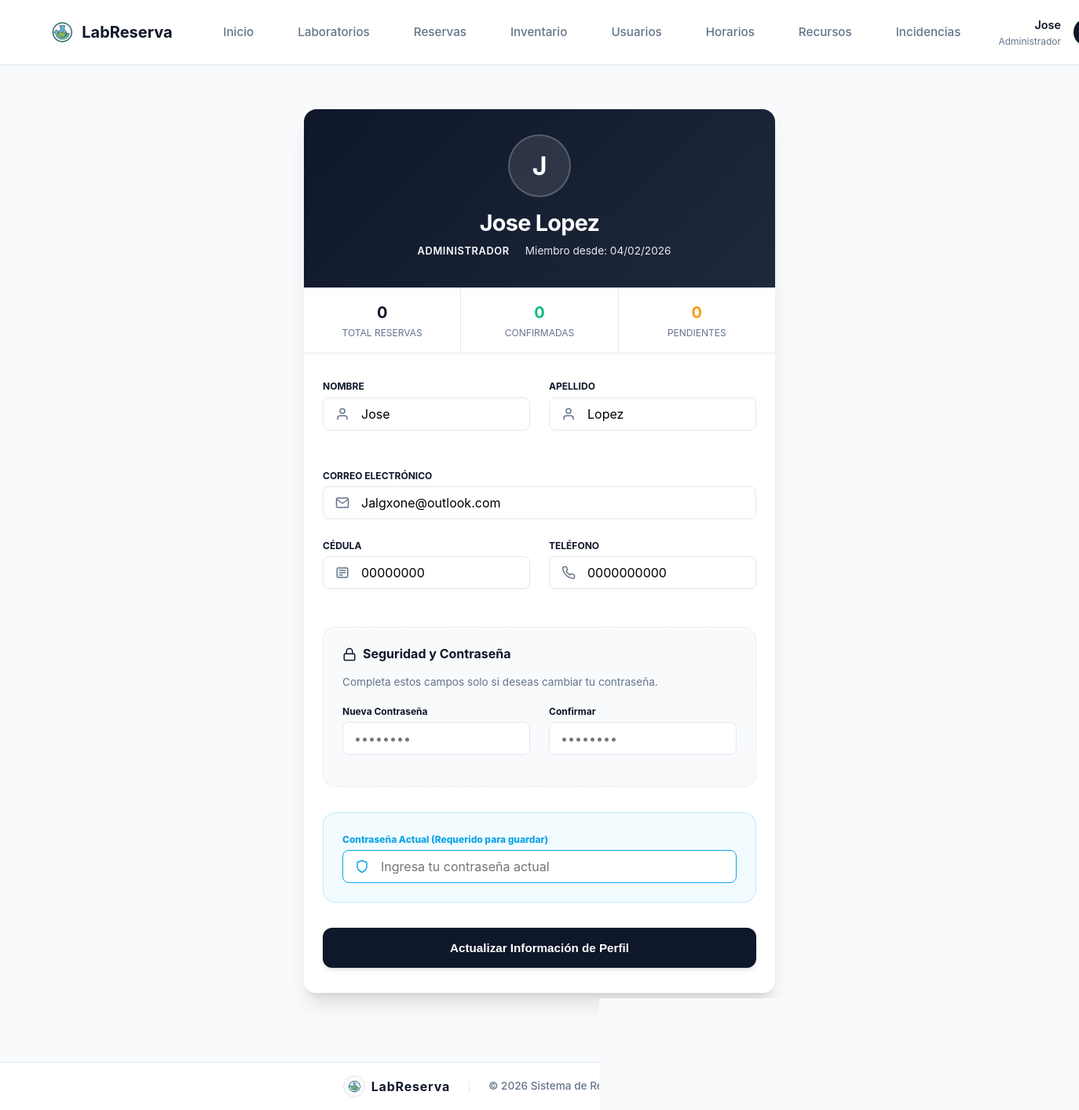
Screenshot of /auth/profile (signed in) with the database file from the repository.
### tables this page shows
CREATE TABLE `usuarios` (
  `id_usuario` int(11) NOT NULL,
  `nombre_completo` varchar(100) NOT NULL,
  `apellido` varchar(100) NOT NULL,
  `cedula_identidad` varchar(50) NOT NULL,
  `telefono` varchar(50) NOT NULL,
  `email` varchar(100) NOT NULL,
  `password_hash` varchar(255) NOT NULL,
  `id_rol` int(11) NOT NULL,
  `estado` enum('pendiente','activo','inactivo') NOT NULL DEFAULT 'pendiente',
  `reset_token` varchar(255) DEFAULT NULL,
  `reset_expires` datetime DEFAULT NULL,
  `fecha_registro` datetime DEFAULT current_timestamp()
);

### app/Controllers/AuthController.php (called while the page is built, shortened)
<?php
class AuthController extends Controller
{
    public function profile()
    {
        $userModel = $this->model('Usuario');
        $userData = $userModel->getById($_SESSION['user']['id']);
        $stats = $userModel->getStats($_SESSION['user']['id']);
        $this->view('auth/profile', [
            'user' => $userData,
            'stats' => $stats
        ]);
    }
}

### core/App.php (called while the page is built, shortened)
<?php
class App
{
    protected $controller = 'AuthController';
    protected $method = 'index';
    public function __construct()
    {
        $url = $this->parseUrl();
        if (isset($url[0]) && $url[0] !== '') {
            $controllerName = ucwords($url[0]) . 'Controller';
            $controllerFile = __DIR__ . '/../app/Controllers/' . $controllerName . '.php';
            if (file_exists($controllerFile)) {
                $this->controller = new $controllerName();
                unset($url[0]);
            }
        } else {
            $defaultFile = __DIR__ . '/../app/Controllers/' . $this->controller . '.php';
            if (file_exists($defaultFile)) {
                require_once $defaultFile;
                $this->controller = new $this->controller();
            }
        }
        if (isset($url[1])) {
            if (method_exists($this->controller, $url[1])) {
                $this->method = $url[1];
                unset($url[1]);
            }
        }
        $this->params = $url ? array_values($url) : [];
        call_user_func_array([$this->controller, $this->method], $this->params);
    }
    public function parseUrl()
    {
        if (isset($_GET['url'])) {
            return explode('/', filter_var(rtrim($_GET['url'], '/'), FILTER_SANITIZE_URL));
        }
        return [];
    }
}

### public/index.php (called while the page is built, shortened)
<?php
require_once __DIR__ . '/../config/database.php';
require_once __DIR__ . '/../core/App.php';
require_once __DIR__ . '/../core/Controller.php';
require_once __DIR__ . '/../core/Model.php';
$app = new App();

### config/database.php (called while the page is built)
<?php
class Database
{
    private static $connection = null;
    public static function getConnection()
    {
        if (self::$connection === null) {
            $host = '127.0.0.1';
            $db   = 'laboratory';
            $user = 'root';
            $pass = '';
            $charset = 'utf8mb4';
            $dsn = "mysql:host=$host;dbname=$db;charset=$charset";
            $options = [
                PDO::ATTR_ERRMODE => PDO::ERRMODE_EXCEPTION,
                PDO::ATTR_DEFAULT_FETCH_MODE => PDO::FETCH_ASSOC,
                PDO::ATTR_EMULATE_PREPARES => false,
            ];
            try {
                self::$connection = new PDO($dsn, $user, $pass, $options);
            } catch (PDOException $e) {
                die('DB Connection failed: ' . $e->getMessage());
            }
        }
        return self::$connection;
    }
}

### core/Model.php (called while the page is built, shortened)
<?php
class Model
{
    public function __construct()
    {
        $this->db = Database::getConnection();
    }
}

### app/Models/Usuario.php (called while the page is built, shortened)
<?php
class Usuario extends Model
{
    protected $table = 'usuarios';
    public function getById($id)
    {
        $stmt = $this->db->prepare("SELECT * FROM {$this->table} WHERE id_usuario = :id LIMIT 1");
        $stmt->execute(['id' => $id]);
        return $stmt->fetch();
    }
    public function getStats($id)
    {
        $stats = [
            'total' => 0,
            'pendientes' => 0,
            'confirmadas' => 0,
            'canceladas' => 0,
            'proxima' => null
        ];
        $sql = "SELECT id_estado, COUNT(*) as cnt FROM reservas WHERE id_usuario = :id GROUP BY id_estado";
        $stmt = $this->db->prepare($sql);
        $stmt->execute(['id' => $id]);
        $rows = $stmt->fetchAll();
        $sql = "SELECT r.*, l.nombre as laboratorio_nombre
                FROM reservas r
                JOIN laboratorios l ON r.id_laboratorio = l.id_laboratorio
                WHERE r.id_usuario = :id AND r.fecha_inicio > NOW() AND r.id_estado != 3
                ORDER BY r.fecha_inicio ASC LIMIT 1";
        $stmt = $this->db->prepare($sql);
        $stmt->execute(['id' => $id]);
        $stats['proxima'] = $stmt->fetch();
        return $stats;
    }
}

### app/Views/auth/profile.php (the view, shortened to what this page needs)
<?php
require __DIR__ . '/../_header.php';
?>
<div style="display: flex; justify-content: center; align-items: center; min-height: calc(100vh - 200px); padding: var(--espacio-lg);">
    <div class="card" style="width: 100%; max-width: 600px; border: none; box-shadow: 0 20px 25px -5px rgb(0 0 0 / 0.1), 0 8px 10px -6px rgb(0 0 0 / 0.1); overflow: hidden; padding: 0;">
        <div style="background: linear-gradient(135deg, var(--color-primario) 0%, var(--color-primario-claro) 100%); padding: var(--espacio-xl) var(--espacio-lg); text-align: center; color: white;">
            <div style="width: 80px; height: 80px; background: rgba(255,255,255,0.1); border-radius: 50%; display: flex; align-items: center; justify-content: center; margin: 0 auto var(--espacio-md); border: 2px solid rgba(255,255,255,0.2);">
                <span style="font-size: 2rem; font-weight: 700;"><?= strtoupper(substr($user['nombre_completo'], 0, 1)) ?></span>
            </div>
            <h1 style="font-size: 1.8rem; font-weight: 700; margin-bottom: var(--espacio-xs); color: white;"><?= htmlspecialchars($user['nombre_completo'] . ' ' . $user['apellido']) ?></h1>
            <div style="display: flex; justify-content: center; gap: 8px; align-items: center;">
                <div class="badge badge-acento" style="font-size: 0.8rem; padding: 0.25rem 0.75rem;">
                    <?= $user['id_rol'] == 2 ? 'Administrador' : 'Cliente' ?>
                </div>
                <span style="font-size: 0.85rem; opacity: 0.9;">Miembro desde: <?= date('d/m/Y', strtotime($user['fecha_registro'])) ?></span>
            </div>
        </div>
        <div style="display: grid; grid-template-columns: repeat(3, 1fr); gap: 1px; background: var(--color-borde); border-bottom: 1px solid var(--color-borde);">
            <div style="background: white; padding: var(--espacio-md); text-align: center;">
                <div style="font-size: 1.25rem; font-weight: 700; color: var(--color-primario);"><?= $stats['total'] ?></div>
                <div style="font-size: 0.75rem; color: var(--color-texto-claro); text-transform: uppercase;">Total Reservas</div>
            </div>
            <div style="background: white; padding: var(--espacio-md); text-align: center;">
                <div style="font-size: 1.25rem; font-weight: 700; color: var(--color-exito);"><?= $stats['confirmadas'] ?></div>
                <div style="font-size: 0.75rem; color: var(--color-texto-claro); text-transform: uppercase;">Confirmadas</div>
            </div>
            <div style="background: white; padding: var(--espacio-md); text-align: center;">
                <div style="font-size: 1.25rem; font-weight: 700; color: var(--color-advertencia);"><?= $stats['pendientes'] ?></div>
                <div style="font-size: 0.75rem; color: var(--color-texto-claro); text-transform: uppercase;">Pendientes</div>
            </div>
        </div>
        <div style="padding: var(--espacio-xl) var(--espacio-lg); background-color: var(--color-superficie);">
            <form method="post" action="<?= $_SERVER['SCRIPT_NAME'] ?>?url=auth/updateProfile" novalidate>
                <div class="grid" style="grid-template-columns: 1fr 1fr; gap: var(--espacio-lg); margin-bottom: var(--espacio-xl);">
                    <div class="form-group">
                        <label for="nombre_completo" class="form-label" style="font-size: 0.75rem; font-weight: 700; text-transform: uppercase;">Nombre</label>
                        <div style="position: relative;">
                            <input type="text" id="nombre_completo" name="nombre_completo" class="form-control" style="padding-left: 3rem;" value="<?= htmlspecialchars($user['nombre_completo'] ?? '') ?>" required>
                        </div>
                    </div>
                    <div class="form-group">
                        <label for="apellido" class="form-label" style="font-size: 0.75rem; font-weight: 700; text-transform: uppercase;">Apellido</label>
                        <div style="position: relative;">
                            <input type="text" id="apellido" name="apellido" class="form-control" style="padding-left: 3rem;" value="<?= htmlspecialchars($user['apellido'] ?? '') ?>" required>
                        </div>
                    </div>
                </div>
                <div class="form-group" style="margin-bottom: var(--espacio-lg);">
                    <label for="email" class="form-label" style="font-size: 0.75rem; font-weight: 700; text-transform: uppercase;">Correo Electrónico</label>
                    <div style="position: relative;">
                        <input type="email" id="email" name="email" class="form-control" style="padding-left: 3rem;" value="<?= htmlspecialchars($user['email'] ?? '') ?>" required>
                    </div>
                </div>
                <div class="grid" style="grid-template-columns: 1fr 1fr; gap: var(--espacio-lg); margin-bottom: var(--espacio-xl);">
                    <div class="form-group">
                        <label for="cedula_identidad" class="form-label" style="font-size: 0.75rem; font-weight: 700; text-transform: uppercase;">Cédula</label>
                        <div style="position: relative;">
                            <input type="text" id="cedula_identidad" name="cedula_identidad" class="form-control" style="padding-left: 3rem;" value="<?= htmlspecialchars($user['cedula_identidad'] ?? '') ?>" placeholder="V-12345678" required>
                        </div>
                    </div>
                    <div class="form-group">
                        <label for="telefono" class="form-label" style="font-size: 0.75rem; font-weight: 700; text-transform: uppercase;">Teléfono</label>
                        <div style="position: relative;">
                            <input type="text" id="telefono" name="telefono" class="form-control" style="padding-left: 3rem;" value="<?= htmlspecialchars($user['telefono'] ?? '') ?>" placeholder="+584121234567" required>
                        </div>
                    </div>
                </div>
                <div style="background: rgba(241, 245, 249, 0.5); padding: var(--espacio-lg); border-radius: 1rem; border: 1px dashed var(--color-borde); margin-bottom: var(--espacio-xl);">
                    <div style="margin-bottom: var(--espacio-md);">
                        <h3 style="font-size: 1rem; font-weight: 700; color: var(--color-primario); display: flex; align-items: center; gap: 8px;">
                            <svg xmlns="http://www.w3.org/2000/svg" width="18" height="18" viewBox="0 0 24 24" fill="none" stroke="currentColor" stroke-width="2" stroke-linecap="round" stroke-linejoin="round"><rect x="3" y="11" width="18" height="11" rx="2" ry="2"></rect><path d="M7 11V7a5 5 0 0 1 10 0v4"></path></svg>
                            Seguridad y Contraseña
                        </h3>
                        <p style="font-size: 0.85rem; color: var(--color-texto-claro);">Completa estos campos solo si deseas cambiar tu contraseña.</p>
                    </div>
                    <div class="grid" style="grid-template-columns: 1fr 1fr; gap: var(--espacio-lg);">
                        <div class="form-group">
                            <label for="new_password" class="form-label" style="font-size: 0.75rem; font-weight: 700;">Nueva Contraseña</label>
                            <input type="password" id="new_password" name="new_password" class="form-control" placeholder="••••••••">
                        </div>
                        <div class="form-group">
                            <label for="confirm_password" class="form-label" style="font-size: 0.75rem; font-weight: 700;">Confirmar</label>
                            <input type="password" id="confirm_password" name="confirm_password" class="form-control" placeholder="••••••••">
                        </div>
                    </div>
                </div>
                <div class="form-group" style="margin-bottom: var(--espacio-xl); background: rgba(14, 165, 233, 0.05); padding: var(--espacio-lg); border-radius: 1rem; border: 1px solid rgba(14, 165, 233, 0.2);">
                    <label for="current_password" class="form-label" style="font-size: 0.75rem; font-weight: 800; color: var(--color-acento);">Contraseña Actual (Requerido para guardar)</label>
                    <div style="position: relative;">
                        <input type="password" id="current_password" name="current_password" class="form-control" style="padding-left: 3rem; border-color: var(--color-acento);" placeholder="Ingresa tu contraseña actual" required>
                    </div>
                </div>
                <button type="submit" class="btn btn-primario" style="width: 100%; padding: 1rem; font-weight: 700; border-radius: 0.75rem; box-shadow: var(--sombra-md);">
                    Actualizar Información de Perfil
                </button>
            </form>
        </div>
    </div>
</div>
<?php require __DIR__ . '/../_footer.php'; ?>

### public/css/variables.css (style rules this page uses)
:root { --color-primario: #0f172a; --color-primario-claro: #1e293b; --color-acento: #0ea5e9; --color-acento-hover: #0284c7; --color-fondo: #f8fafc; --color-superficie: #ffffff; --color-texto: #334155; --color-texto-claro: #64748b; --color-borde: #e2e8f0; --color-exito: #10b981; --color-advertencia: #f59e0b; --color-peligro: #ef4444; --fuente-principal: 'Inter', system-ui, -apple-system, sans-serif; --espacio-xs: 0.25rem; --espacio-sm: 0.5rem; --espacio-md: 1rem; --espacio-lg: 1.5rem; --espacio-xl: 2rem; --radio-borde: 0.5rem; --radio-borde-lg: 1rem; --sombra-sm: 0 1px 2px 0 rgb(0 0 0 / 0.05); --sombra-md: 0 4px 6px -1px rgb(0 0 0 / 0.1), 0 2px 4px -2px rgb(0 0 0 / 0.1); --sombra-lg: 0 10px 15px -3px rgb(0 0 0 / 0.1), 0 4px 6px -4px rgb(0 0 0 / 0.1); --transicion: all 0.2s ease-in-out; }

### public/css/base.css (style rules this page uses)
*, *::before, *::after { box-sizing: border-box; margin: 0; padding: 0; }
body { font-family: var(--fuente-principal); background-color: var(--color-fondo); color: var(--color-texto); line-height: 1.6; -webkit-font-smoothing: antialiased; }
h1, h2, h3, h4, h5, h6 { color: var(--color-primario); font-weight: 700; line-height: 1.2; margin-bottom: var(--espacio-md); }
h1 { font-size: 2.5rem; letter-spacing: -0.025em; }
h3 { font-size: 1.75rem; }

### public/css/components.css (style rules this page uses)
.btn { display: inline-flex; align-items: center; justify-content: center; padding: 0.5rem 1rem; font-weight: 500; border-radius: var(--radio-borde); cursor: pointer; transition: var(--transicion); border: 1px solid transparent; font-size: 0.95rem; gap: var(--espacio-sm); }
.btn-primario { background-color: var(--color-primario); color: white; }
.card { background-color: var(--color-superficie); border-radius: var(--radio-borde-lg); box-shadow: var(--sombra-md); padding: var(--espacio-lg); border: 1px solid var(--color-borde); transition: all 0.3s cubic-bezier(0.4, 0, 0.2, 1); }
.form-group { margin-bottom: var(--espacio-md); }
.form-label { display: block; margin-bottom: var(--espacio-xs); font-weight: 500; color: var(--color-primario); }
.form-control { width: 100%; padding: 0.625rem 0.875rem; border: 1px solid var(--color-borde); border-radius: var(--radio-borde); background-color: var(--color-superficie); transition: var(--transicion); font-family: inherit; font-size: 1rem; }
.badge { display: inline-flex; align-items: center; padding: 0.25rem 0.5rem; border-radius: 9999px; font-size: 0.75rem; font-weight: 600; text-transform: uppercase; letter-spacing: 0.05em; }

### public/css/layout.css (style rules this page uses)
.grid { display: grid; gap: var(--espacio-lg); }

### rows the page displays
usuarios: nombre_completo "J", nombre_completo+apellido "Jose Lopez", fecha_registro "04/02/2026", nombre_completo "Jose", apellido "Lopez", email "Jalgxone@outlook.com", cedula_identidad "00000000", telefono "0000000000"

### other values shown
$_SESSION['user']['nombre'] "Jose"
$stats['total'] "0"
$stats['confirmadas'] "0"
$stats['pendientes'] "0"
